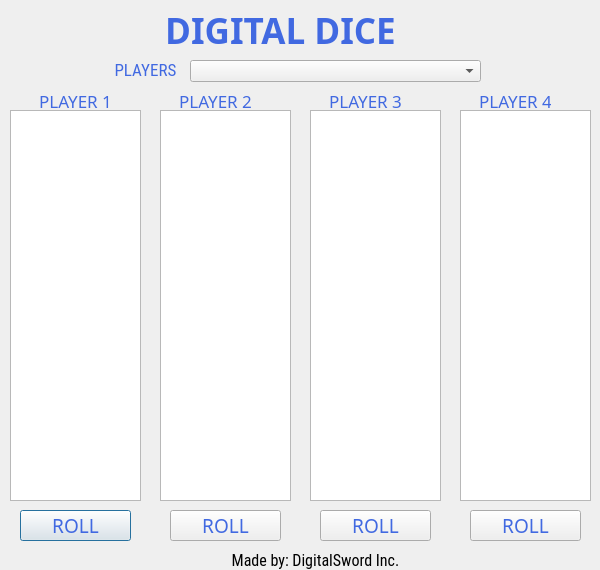
<?xml version="1.0" encoding="UTF-8"?>
<ui version="4.0">
 <class>Dialog</class>
 <widget class="QDialog" name="Dialog">
  <property name="geometry">
   <rect>
    <x>0</x>
    <y>0</y>
    <width>600</width>
    <height>570</height>
   </rect>
  </property>
  <property name="sizePolicy">
   <sizepolicy hsizetype="Fixed" vsizetype="Fixed">
    <horstretch>0</horstretch>
    <verstretch>0</verstretch>
   </sizepolicy>
  </property>
  <property name="minimumSize">
   <size>
    <width>600</width>
    <height>570</height>
   </size>
  </property>
  <property name="maximumSize">
   <size>
    <width>600</width>
    <height>570</height>
   </size>
  </property>
  <property name="windowTitle">
   <string>Dialog</string>
  </property>
  <widget class="QLabel" name="mainLabel">
   <property name="geometry">
    <rect>
     <x>0</x>
     <y>10</y>
     <width>561</width>
     <height>41</height>
    </rect>
   </property>
   <property name="font">
    <font>
     <family>Snap ITC</family>
     <pointsize>26</pointsize>
     <weight>75</weight>
     <bold>true</bold>
    </font>
   </property>
   <property name="styleSheet">
    <string notr="true">color: royalblue;</string>
   </property>
   <property name="text">
    <string>DIGITAL DICE</string>
   </property>
   <property name="alignment">
    <set>Qt::AlignCenter</set>
   </property>
   <property name="wordWrap">
    <bool>false</bool>
   </property>
  </widget>
  <widget class="QComboBox" name="playerCount">
   <property name="geometry">
    <rect>
     <x>190</x>
     <y>60</y>
     <width>291</width>
     <height>22</height>
    </rect>
   </property>
  </widget>
  <widget class="QLabel" name="playersLabel">
   <property name="geometry">
    <rect>
     <x>110</x>
     <y>60</y>
     <width>71</width>
     <height>21</height>
    </rect>
   </property>
   <property name="font">
    <font>
     <family>Roboto Condensed</family>
     <pointsize>13</pointsize>
    </font>
   </property>
   <property name="styleSheet">
    <string notr="true">color: royalblue;</string>
   </property>
   <property name="text">
    <string>PLAYERS</string>
   </property>
   <property name="alignment">
    <set>Qt::AlignCenter</set>
   </property>
   <property name="wordWrap">
    <bool>false</bool>
   </property>
  </widget>
  <widget class="QLabel" name="player1Label">
   <property name="geometry">
    <rect>
     <x>40</x>
     <y>90</y>
     <width>71</width>
     <height>21</height>
    </rect>
   </property>
   <property name="font">
    <font>
     <family>Mistral</family>
     <pointsize>13</pointsize>
    </font>
   </property>
   <property name="styleSheet">
    <string notr="true">color: royalblue;</string>
   </property>
   <property name="text">
    <string>PLAYER 1</string>
   </property>
   <property name="alignment">
    <set>Qt::AlignCenter</set>
   </property>
   <property name="wordWrap">
    <bool>false</bool>
   </property>
  </widget>
  <widget class="QLabel" name="player2Label">
   <property name="geometry">
    <rect>
     <x>180</x>
     <y>90</y>
     <width>71</width>
     <height>21</height>
    </rect>
   </property>
   <property name="font">
    <font>
     <family>Mistral</family>
     <pointsize>13</pointsize>
    </font>
   </property>
   <property name="styleSheet">
    <string notr="true">color: royalblue;</string>
   </property>
   <property name="text">
    <string>PLAYER 2</string>
   </property>
   <property name="alignment">
    <set>Qt::AlignCenter</set>
   </property>
   <property name="wordWrap">
    <bool>false</bool>
   </property>
  </widget>
  <widget class="QLabel" name="player3Label">
   <property name="geometry">
    <rect>
     <x>330</x>
     <y>90</y>
     <width>71</width>
     <height>21</height>
    </rect>
   </property>
   <property name="font">
    <font>
     <family>Mistral</family>
     <pointsize>13</pointsize>
    </font>
   </property>
   <property name="styleSheet">
    <string notr="true">color: royalblue;</string>
   </property>
   <property name="text">
    <string>PLAYER 3</string>
   </property>
   <property name="alignment">
    <set>Qt::AlignCenter</set>
   </property>
   <property name="wordWrap">
    <bool>false</bool>
   </property>
  </widget>
  <widget class="QLabel" name="player4Label">
   <property name="geometry">
    <rect>
     <x>480</x>
     <y>90</y>
     <width>71</width>
     <height>21</height>
    </rect>
   </property>
   <property name="font">
    <font>
     <family>Mistral</family>
     <pointsize>13</pointsize>
    </font>
   </property>
   <property name="styleSheet">
    <string notr="true">color: royalblue;</string>
   </property>
   <property name="text">
    <string>PLAYER 4</string>
   </property>
   <property name="alignment">
    <set>Qt::AlignCenter</set>
   </property>
   <property name="wordWrap">
    <bool>false</bool>
   </property>
  </widget>
  <widget class="QListWidget" name="listWidget">
   <property name="geometry">
    <rect>
     <x>10</x>
     <y>110</y>
     <width>131</width>
     <height>391</height>
    </rect>
   </property>
  </widget>
  <widget class="QListWidget" name="listWidget_2">
   <property name="geometry">
    <rect>
     <x>160</x>
     <y>110</y>
     <width>131</width>
     <height>391</height>
    </rect>
   </property>
  </widget>
  <widget class="QListWidget" name="listWidget_3">
   <property name="geometry">
    <rect>
     <x>310</x>
     <y>110</y>
     <width>131</width>
     <height>391</height>
    </rect>
   </property>
  </widget>
  <widget class="QListWidget" name="listWidget_4">
   <property name="geometry">
    <rect>
     <x>460</x>
     <y>110</y>
     <width>131</width>
     <height>391</height>
    </rect>
   </property>
  </widget>
  <widget class="QPushButton" name="player1Roll">
   <property name="geometry">
    <rect>
     <x>20</x>
     <y>510</y>
     <width>111</width>
     <height>31</height>
    </rect>
   </property>
   <property name="font">
    <font>
     <family>Snap ITC</family>
     <pointsize>14</pointsize>
    </font>
   </property>
   <property name="cursor">
    <cursorShape>PointingHandCursor</cursorShape>
   </property>
   <property name="styleSheet">
    <string notr="true">color: royalblue;</string>
   </property>
   <property name="text">
    <string>ROLL</string>
   </property>
  </widget>
  <widget class="QPushButton" name="player2Roll">
   <property name="geometry">
    <rect>
     <x>170</x>
     <y>510</y>
     <width>111</width>
     <height>31</height>
    </rect>
   </property>
   <property name="font">
    <font>
     <family>Snap ITC</family>
     <pointsize>14</pointsize>
    </font>
   </property>
   <property name="cursor">
    <cursorShape>PointingHandCursor</cursorShape>
   </property>
   <property name="styleSheet">
    <string notr="true">color: royalblue;</string>
   </property>
   <property name="text">
    <string>ROLL</string>
   </property>
  </widget>
  <widget class="QPushButton" name="player3Roll">
   <property name="geometry">
    <rect>
     <x>320</x>
     <y>510</y>
     <width>111</width>
     <height>31</height>
    </rect>
   </property>
   <property name="font">
    <font>
     <family>Snap ITC</family>
     <pointsize>14</pointsize>
    </font>
   </property>
   <property name="cursor">
    <cursorShape>PointingHandCursor</cursorShape>
   </property>
   <property name="styleSheet">
    <string notr="true">color: royalblue;</string>
   </property>
   <property name="text">
    <string>ROLL</string>
   </property>
  </widget>
  <widget class="QPushButton" name="player4Roll">
   <property name="geometry">
    <rect>
     <x>470</x>
     <y>510</y>
     <width>111</width>
     <height>31</height>
    </rect>
   </property>
   <property name="font">
    <font>
     <family>Snap ITC</family>
     <pointsize>14</pointsize>
    </font>
   </property>
   <property name="cursor">
    <cursorShape>PointingHandCursor</cursorShape>
   </property>
   <property name="styleSheet">
    <string notr="true">color: royalblue;</string>
   </property>
   <property name="text">
    <string>ROLL</string>
   </property>
  </widget>
  <widget class="QLabel" name="label">
   <property name="geometry">
    <rect>
     <x>160</x>
     <y>550</y>
     <width>311</width>
     <height>21</height>
    </rect>
   </property>
   <property name="font">
    <font>
     <family>Roboto Condensed</family>
     <pointsize>12</pointsize>
    </font>
   </property>
   <property name="text">
    <string>Made by: DigitalSword Inc.</string>
   </property>
   <property name="alignment">
    <set>Qt::AlignCenter</set>
   </property>
  </widget>
 </widget>
 <resources/>
 <connections/>
</ui>
